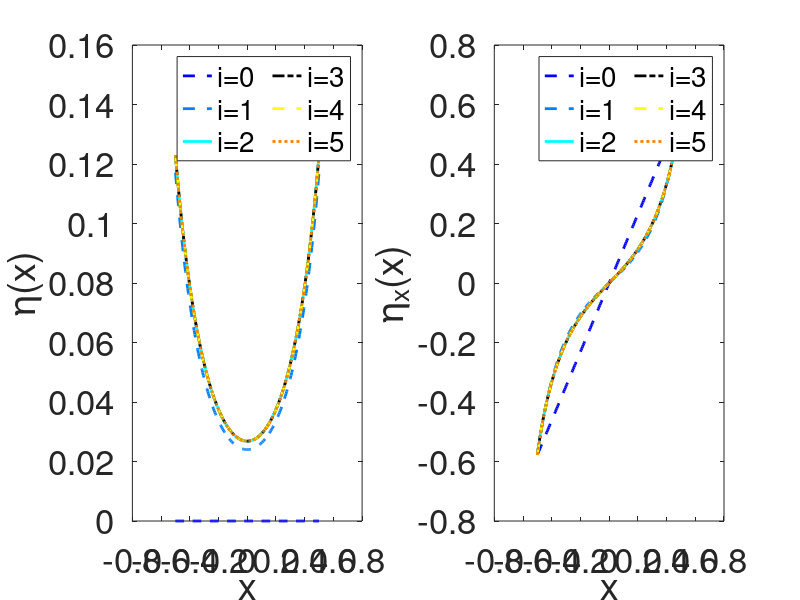

Reproduce this figure in MATLAB. (Note: this script raises an error after producing the figure.)
%% This code approximates the solution to the differential equation which 
% governs the shape of the meniscus, derived using the Young-Laplace equation, 
% for a substance between two (long) walls and in a cylindrical cuvette using 
% evenly spaced points in the x list which is an discretization of the x-axis.

%% This part of the code defines the grid, mean and difference operators, 
%  parameters and the boundary and initial conditions.

% Grid:
N = 200% number of grid cells
L = 1; % length of the domain
dx = L/N; % cell size
xl=[-N/2:N/2]'*dx; % x list for long walls case
dxc = L/(2*N); % cell size
xc = [0:N]'*dxc; % x list for cylindrical case

% Mean operator:
Mx = diag(ones(N-1,1),1) + eye(N);
Mx(N,N+1) = 1; 
Mx = Mx/2;

% Difference operator for long walls case:
Dx = diag(ones(N-1,1),1) - eye(N);
Dx(N,N+1) = 1;
Dx = Dx/dx;
Mxmin = Mx(:,2:N);
Dxmin = Dx(:,2:N);
% Difference operator for cylindrical case:
Dxc = diag(ones(N-1,1),1) - eye(N);
Dxc(N,N+1) = 1;
Dxc = Dxc/dxc;
Dxcmin = Dxc(:,2:N);

% Parameters:
rho = 1060; % kg/m^3, density
g = 9.81; % m/s, gravitational acceleration
gamma = 55.89*10^(-3); % kg/s^2, surface tension
c =(gamma/rho/g)*1e4; % size in cm
lc=(c)^(1/2); % capillary length
theta = pi/3; % contact angle

% Boundary conditions:
vac = 0; % for cylindrical case
val=-cot(theta); % for long walls case
vb = cot(theta);

% Initial guesses for cylindrical case:
vc = vac + (vb-vac)*[1:N-1]'*dx;
etac = zeros(N+1,1);
Uc = [vc; etac];
% Initial guesses for long walls case:
vl = val + (vb-val)*[1:N-1]'*dx;
etal = zeros(N+1,1);
Ul = [vl; etal];


%% In this part of the code a Newton's stepping method is performed.
% A plot is made of eta and v against the x list at all the iteration steps for the long wall case 

% The maximal numer of iterations and the tollerance for Newton's stepping method:
maxIter = 100;
tol = 1e-10;
% Newton's stepping method for cylindrical case:
for iterc = 1:maxIter, 
    % Compute elements of matrix r:
    r1c = Mx*[vac;vc;vb] - Dxc*etac;
    r2c = (1 + (Mx*[vac;vc;vb]).^2).^1.5.*(Mx*etac).*(Mx*xc) -c*((Mx*[vac;vc;vb]).^3+Mx*[vac;vc;vb])- c*(Dxc*[vac;vc;vb]).*(Mx*xc);
    % Compute Jacobian matrix: 
    Jc = [Mxmin -Dxc; 3*diag((Mx*etac).*sqrt(1 + (Mx*[vac;vc;vb]).^2).*(Mx*[vac;vc;vb]).*(Mx*xc))*Mxmin-c*(3*((Mx*[vac;vc;vb]).^2)+1).*Mxmin-c*Dxcmin.*(Mx*xc) diag(((1 + (Mx*[vac;vc;vb]).^2).^1.5).*(Mx*xc))*Mx];
    rc = [r1c;r2c]; % vector r
    % Calculate new U:
    Uc = Uc - Jc\rc;
    vc = Uc(1:N-1); % update v list
    etac = Uc(N:end); % update eta list
    if norm(rc)<tol % stop if r is close enough to the zero vector
        break
    end
end
if iterc>=maxIter,
    disp('no convergence');
end


% Plot phi and v against x at every iteration:
linecolors=jet(6);
figure(4);
subplot(121);
plot(xl,etal,'linewidth',2,'color',linecolors(1,:),'LineStyle','--');
hold on
subplot(122);
plot(xl,[val;vl;vb],'linewidth',2,'color',linecolors(1,:),'LineStyle','--')
hold on

% Newton's stepping method for long walls case:
for iterl = 1:maxIter, 
    % Compute elements of matrix r:
    r1l = Mx*[val;vl;vb] - Dx*etal;
    r2l = (1 + (Mx*[val;vl;vb]).^2).^1.5.*(Mx*etal) - c*Dx*[val;vl;vb];
    % Compute Jacobian matrix: 
    Jl = [Mxmin -Dx; 3*diag((Mx*etal).*sqrt(1 + (Mx*[val;vl;vb]).^2).*(Mx*[val;vl;vb]))*Mxmin-c*Dxmin diag((1 + (Mx*[val;vl;vb]).^2).^1.5)*Mx];
    rl = [r1l;r2l]; % vector r
    % Calculate new U:
    Ul = Ul - Jl\rl; 
    vl = Ul(1:N-1); % update v list
    etal = Ul(N:end); % update eta list
    
    % Plot results at every iteration using different lines:
    if iterl==1
        subplot(121);
        plot(xl,etal,'linewidth',2,'color',linecolors(iterl+1,:),'LineStyle','--');
        hold on
        subplot(122);
        plot(xl,[val;vl;vb],'linewidth',2,'color',linecolors(iterl+1,:),'LineStyle','--')
        hold on
    end
    if iterl==2
        subplot(121);
        plot(xl,etal,'linewidth',2,'color',linecolors(iterl+1,:),'LineStyle','-');
        hold on
        subplot(122);
        plot(xl,[val;vl;vb],'linewidth',2,'color',linecolors(iterl+1,:),'LineStyle','-')
        hold on
    end
    if iterl==3
        subplot(121);
        plot(xl,etal,'linewidth',2,'color','k','LineStyle','-.');
        hold on
        subplot(122);
        plot(xl,[val;vl;vb],'linewidth',2,'color','k','LineStyle','-.')
        hold on
    end
    if iterl==4
        subplot(121);
        plot(xl,etal,'linewidth',2,'color',linecolors(iterl+1,:),'LineStyle','--');
        hold on
        subplot(122);
        plot(xl,[val;vl;vb],'linewidth',2,'color',linecolors(iterl+1,:),'LineStyle','--')
        hold on
    end
    if iterl==5
        subplot(121);
        plot(xl,etal,'linewidth',2,'color',linecolors(iterl+1,:),'LineStyle',':');
        hold on
        subplot(122);
        plot(xl,[val;vl;vb],'linewidth',2,'color',linecolors(iterl+1,:),'LineStyle',':')
        hold on
    end
    if norm(rl)<tol % stop if r is close enough to the zero vector 
        break
    end
end
if iterl>=maxIter,
    disp('no convergence');
end

% Plot of phi and v against x over the iterations layout:
hold off
subplot(121);
set(gca,'fontsize',25);
xlabel 'x';
ylabel '\eta(x)';
legend({'i=0','i=1','i=2','i=3','i=4','i=5'
    },'FontSize',20,'NumColumns',2);
subplot(122);
set(gca,'fontsize',25);
xlabel 'x';
ylabel '\eta_x(x)';
legend({'i=0','i=1','i=2','i=3','i=4','i=5'
    },'FontSize',20,'NumColumns',2);
sgtitle(['Contact angle \theta=\pi/' num2str( pi/theta ) ''],'fontsize',25)  
drawnow;


%% Make two-dimensional plots of the end result and check validity of code.

% Plot end results:
figure(1);
subplot(121);
plot(xl,etal-etal(1),'r','linewidth',2);
hold on
plot(xc,etac-etac(N+1),'b','linewidth',2);
plot(-xc,etac-etac(N+1),'b','linewidth',2);% mirror in y axis
legend({'Channel','Cylindrical'})
hold off
set(gca,'fontsize',25);
xlabel 'x';
ylabel '\eta(x)'
subplot(122);
plot(xl,[val;vl;vb],'r','linewidth',2);
hold on
plot(xc,[vac;vc;vb],'b','linewidth',2);
plot(-xc,-[vac;vc;vb],'b','linewidth',2);% mirror in y axis
legend({'Channel','Cylindrical'})
hold off
set(gca,'fontsize',25);
xlabel 'x';
ylabel '\eta_x(x)'
sgtitle(['Contact angle \theta=\pi/' num2str( pi/theta ) ''],'fontsize',25) 
drawnow;

% Check validity of code for long wall case using the Hamiltonian:
Hl=etal.^2/(2*c)+1./(1+([val;vl;vb]).^2).^(1/2); % Hamiltonian needs to be constant
var_Hl=var(Hl);

% Contact angle found for cylindrical case:
found_theta_c=(atan((abs(xc(N)-xc(N+1)))/(abs(etac(N)-etac(N+1)))))/pi; 
% Contact angle found for long walls case:
found_theta_l=(atan((abs(xl(N)-xl(N+1)))/(abs(etal(N)-etal(N+1)))))/pi;


%% Create 3D plots corresponding to the final result:
% Long case:
figure(2)
surf(xl,xl,repmat(etal'-etal(1),[N+1,1]), 'EdgeColor','none');
colormap winter;
q=repmat(etal',[N+1,1]);
set(gca,'fontsize',15);
xlabel 'x';
ylabel 'y';
zlabel '\eta(x)';

% Cylindrical case:
figure(3)
r = xc';
z = etac'-etac(N+1);
theta = 0:2*pi/N:2*pi;
xx = bsxfun(@times,r',cos(theta));
yy = bsxfun(@times,r',sin(theta));
zz = repmat(z',1,length(theta));
surf(xx,yy,zz,'EdgeColor','none')
set(gca,'fontsize',15);
xlabel 'x';
ylabel 'y';
zlabel '\eta(r)'
colormap winter;
axis equal
